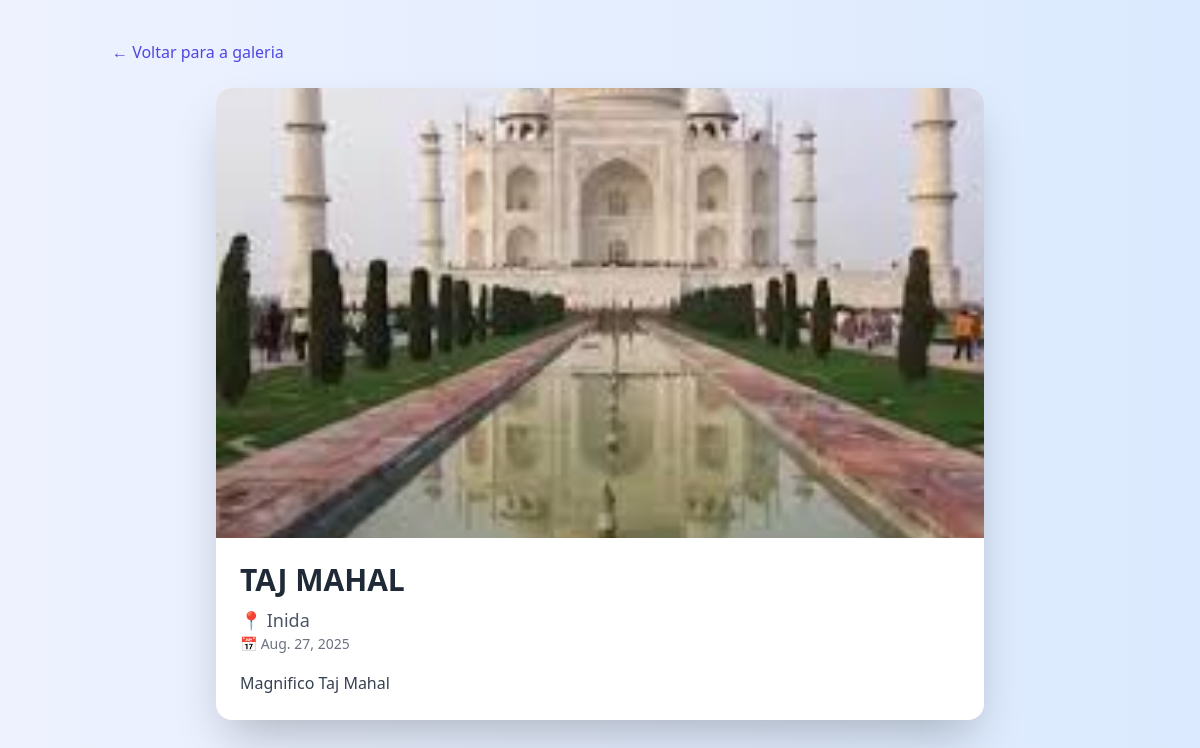
Page /4/ on the committed database.
### fotos/models.py (models this page shows, shortened)
class Foto(models.Model):
    titulo = models.CharField(max_length=200)
    local = models.CharField(max_length=200, blank=True)
    descricao = models.TextField(blank=True)
    imagem = models.ImageField(upload_to='viagens/')
    data_viagem = models.DateField()
    criado_em = models.DateTimeField(auto_now_add=True)

### fotos/views.py (the view)
# urls.py: path('<int:foto_id>/', views.detalhe_foto, name='detalhe_foto'),
def detalhe_foto(request, foto_id):
    foto = get_object_or_404(Foto, id=foto_id)
    return render(request, 'fotos/detalhe.html', {'foto': foto})

### fotos/templates/fotos/detalhe.html (shortened to what this page needs)
<!DOCTYPE html>
<html lang="pt-br">
<head>
  <script src="https://cdn.tailwindcss.com"></script>
</head>
<body class="bg-gradient-to-r from-indigo-50 to-blue-100 min-h-screen">
  <div class="container mx-auto px-6 py-10">
    <a href="/"
       class="inline-block mb-6 text-indigo-600 hover:underline font-medium">
      ← Voltar para a galeria
    </a>
    <div class="bg-white shadow-2xl rounded-2xl overflow-hidden max-w-3xl mx-auto">
      <img src="{{ foto.imagem.url }}" alt="{{ foto.titulo }}" class="w-full h-[450px] object-cover">
      <div class="p-6">
        <h1 class="text-3xl font-extrabold text-gray-800">{{ foto.titulo }}</h1>
        <p class="text-lg text-gray-600 mt-2">📍 {{ foto.local }}</p>
        <p class="text-sm text-gray-500 mb-4">📅 {{ foto.data_viagem }}</p>
        <p class="text-gray-700 leading-relaxed">{{ foto.descricao }}</p>
      </div>
    </div>
  </div>
</body>
</html>

### rows in the picture
Foto: imagem (picture), titulo "TAJ MAHAL", local "Inida", data_viagem "Aug. 27, 2025", descricao "Magnifico Taj Mahal"
